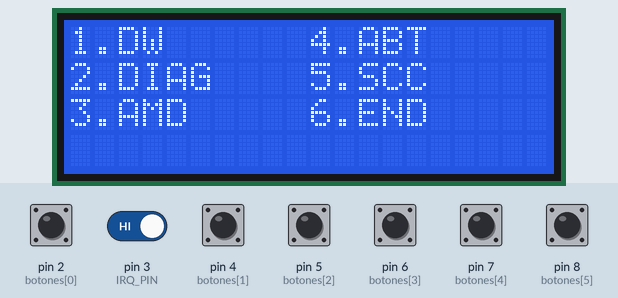
A sketch run on a simulated Arduino Uno, built with avr-gcc and run on an emulated ATmega328P. Parts: 20×4 character LCD. The test bench sets the inputs (shaded band); at power-on: pin 2 (botones[0]), pin 3 (IRQ_PIN), pin 4 (botones[1]), pin 5 (botones[2]), pin 6 (botones[3]), pin 7 (botones[4]), pin 8 (botones[5]) HIGH. No radio packets arrive unless stated; what the sketch prints to the serial monitor is not drawn.

Above: at 1.3 s.
1.4 s: pin 2 (botones[0]) pulled LOW for 0.15 s
At 2.6 s:
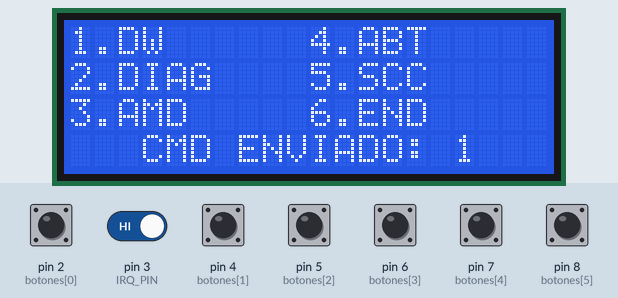
3.0 s: pin 5 (botones[2]) pulled LOW for 0.15 s
4.6 s: pin 7 (botones[4]) pulled LOW for 0.15 s
At 5.3 s:
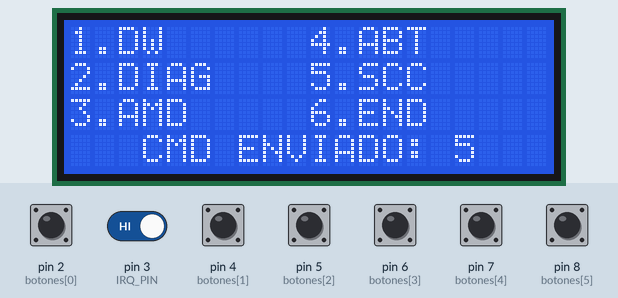
6.2 s: pin 4 (botones[1]) pulled LOW for 0.15 s
At 6.5 s:
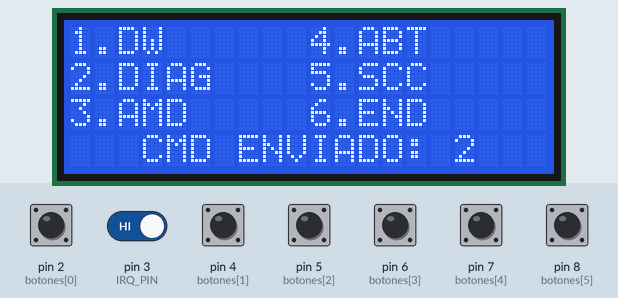
7.8 s: pin 6 (botones[3]) pulled LOW for 0.15 s
At 8.9 s:
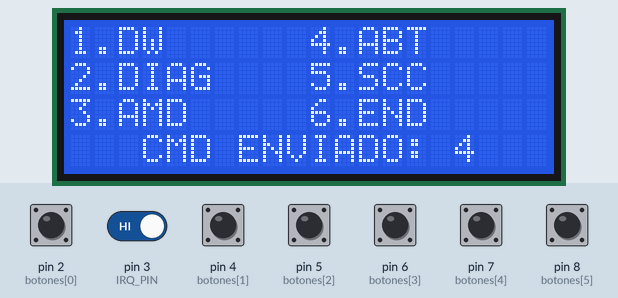
9.4 s: pin 8 (botones[5]) pulled LOW for 0.15 s
At 10.1 s:
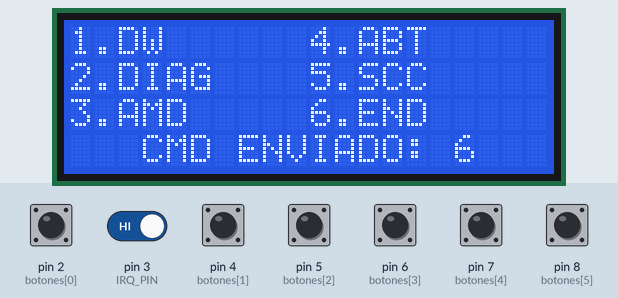
Timing chart, 0 to 12.0 s (numbered marks = the images above; inputs shaded):
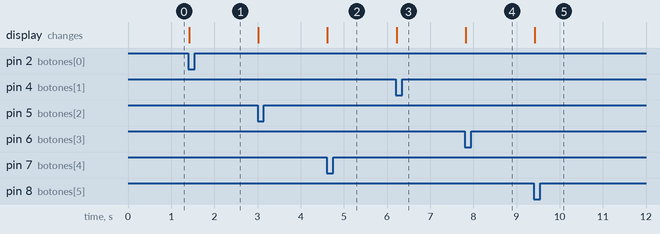

The sketch:

ControlStation.ino
```cpp
#include "RFController.h"

uint8_t payload[RF24_MAX_PAYLOAD_SIZE];
uint8_t payload_Size;
bool waitingForResponse = false; // Bandera para indicar si estamos esperando una respuesta
unsigned long responseTimeout = 0;  // Tiempo límite para la respuesta (en milisegundos)
const unsigned long RESPONSE_TIMEOUT_MS = 10000; // Por ejemplo, 10 segundos de timeout

// Configuración LCD (20x4)
LiquidCrystal_I2C lcd(0x27, 20, 4);  // Ajusta la dirección I2C si es necesario

// botones
const int botones[6] = {2, 4, 5, 6, 7, 8};
bool estadoAnterior[6] = {HIGH, HIGH, HIGH, HIGH, HIGH, HIGH};
int states[6];
bool flags[6]={false, false, false, false, false, false};

// --- Configuración Inicial ---
void setup() {
  Serial.begin(115200);
  while (!Serial);
  Serial.println(F("Control Station Initializing..."));

  while (!setupRF24(TRANSMITTER, RF24_PA_MAX, RF24_1MBPS)) {
    Serial.println(F("Retrying RF..."));
    delay(1000);
  }
  Serial.println(F("RF24 setup complete."));

  printCommandMenu(); // Vuelve a imprimir el menú

  // Configura los pines de los botones como entrada con resistencia pull-up interna
  for (int i = 0; i < 6; i++) {
    pinMode(botones[i], INPUT_PULLUP);
  }

  // Inicializar LCD
  lcd.init();
  lcd.backlight();
  lcd.clear();

  // Mostrar solo "Boton:" en la primera línea
  lcd.setCursor(0, 0);
  lcd.print("1.DW");
  lcd.setCursor(0, 1);
  lcd.print("2.DIAG");
  lcd.setCursor(0, 2);
  lcd.print("3.AMD");
  lcd.setCursor(10, 0);
  lcd.print("4.ABT");
  lcd.setCursor(10, 1);
  lcd.print("5.SCC");
  lcd.setCursor(10, 2);
  lcd.print("6.END");
}

void loop() {

  for (int i = 0; i < 6; i++) {
    int estado = digitalRead(botones[i]);

    if (estado == 0) {
      //estadoAnterior[i] = LOW;
      flags[i]=true;
      while(estado==0){
        if(flags[i]==true){
          //señal
          char mensaje[12];
          sprintf(mensaje, "BOTON_%d", i);

          Serial.print("Enviado: ");
          Serial.println(mensaje);

          sendCommand(i);  // <- Aquí envías el número del botón presionado

          // Muestra SOLO el número en la segunda línea
          lcd.setCursor(3, 3);
          lcd.print("CMD ENVIADO: ");
          lcd.setCursor(16, 3);
          lcd.print("    ");  // Limpia solo la línea del número
          lcd.setCursor(16, 3);
          lcd.print(i + 1);   // Muestra el número del botón (1-6)

        }
        estado=digitalRead(botones[i]);
        flags[i]=false;
      }

    }

    /*if (estado == HIGH) {
      estadoAnterior[i] = HIGH;
    }*/
  }

}

void sendCommand(int command) {
  CommandCode commandToSend;
  bool success = false;

  switch (command) {
    case 0:
      commandToSend = CMD_GOTO_DIAG_WAIT;
      break;
    case 1:
      commandToSend = CMD_REQUEST_DIAGNOSTICS;
      break;
    case 2:
      commandToSend = CMD_GOTO_ARMED;
      break;
    case 3:
      commandToSend = CMD_ABORT;
      break;
    case 4:
      commandToSend = CMD_SUCCESS;
      break;
    case 5:
      commandToSend = CMD_END;
      break;
    default:
      Serial.println(F("Invalid command. Please try again."));
      return;
  }

  success = sendRfCommand(commandToSend);

  if (success) {
    Serial.println(F("Command sent successfully. Waiting for response..."));
    waitingForResponse = true;           // Esperando una respuesta
    responseTimeout = millis();          // Guarda el tiempo en que se envió el comando
  } else {
    Serial.println(F("Failed to send command. Please try again."));
  }
}

void printCommandMenu() {
  Serial.println(F("--- Command Menu ---"));
  Serial.println(F("0: Go to DIAG WAIT"));
  Serial.println(F("1: Request DIAGNOSTICS"));
  Serial.println(F("2: Go to ARMED WAIT"));
  Serial.println(F("3: Abort"));
  Serial.println(F("4: End TestBank ACQ"));
  Serial.println(F("5: END"));
  Serial.print(F("Enter command number: "));
}
```

RFController.cpp
```cpp
#include "RFController.h"

// --- Definición de Variables Globales ---

// Define las direcciones concretas
const byte rf24_addresses[2][6] = {"TBdir", "TRdir"};


// Crea la instancia del objeto RF24
RF24 radio(CE_PIN, CSN_PIN);

// Define la bandera de interrupción
extern volatile bool rf24_data_available_flag = false;

// Define el buffer de recepción y su tamaño
extern uint8_t payload[RF24_MAX_PAYLOAD_SIZE];
extern uint8_t payload_size = 0;

// --- Implementación de Funciones ---

/**
 * @brief Inicializa el modulo RF con las configuraciones básicas.
 */
bool setupRF24(bool radioId, rf24_pa_dbm_e paLevel, rf24_datarate_e dataRate) {
    Serial.println(F("Initializing RF24..."));

    // 1. Inicializar Radio
    if (!radio.begin()) {
        Serial.println(F("RF24 hardware is not responding!!"));
        return false;
    }

    // 2. Configurar parámetros básicos
    radio.setChannel(RADIO_CHANNEL);
    radio.setPALevel(paLevel);
    radio.setDataRate(dataRate);
    radio.setAutoAck(true); // Asegurarse de que el AutoAck esté habilitado
    radio.setCRCLength(RF24_CRC_16); // Usar CRC de 16 bits para mayor fiabilidad

    // 3. Configurar reintentos (opcional pero recomendado)
    radio.setRetries(5, 15); // delay: 5*250us = 1250us, count: 15 reintentos

    // 4. Configurar Direcciones (Pipes)
    //    radioId = TESTBANK (0) -> Escribe a "TRdir", Lee en "TBdir"
    //    radioId = TRANSMITTER(1) -> Escribe a "TBdir", Lee en "TRdir"
    radio.openWritingPipe(rf24_addresses[!radioId]); // Dirección a la que se envía
    radio.openReadingPipe(1, rf24_addresses[radioId]); // Dirección propia para escuchar (usamos pipe 1)

    // ¡Importante! No establecer un tamaño de payload fijo con radio.setPayloadSize()
    // si quieres recibir payloads de tamaño variable. Habilitar payloads dinámicos.
    radio.enableDynamicPayloads();

    // 5. Configurar Interrupción (IRQ)
    pinMode(IRQ_PIN, INPUT_PULLUP); // Configurar pin de IRQ como entrada con pull-up
    attachInterrupt(digitalPinToInterrupt(IRQ_PIN), rf24InterruptHandler, FALLING); // Adjuntar ISR

    // Enmascarar interrupciones: Queremos que IRQ se active SOLO en RX_DR (Recepción de Datos Lista)
    // maskIRQ(TX_DS_IRQ, TX_FAIL_IRQ, RX_DR_IRQ) -> 1=ignorar, 0=activar
    radio.maskIRQ(1, 1, 0);

    // 6. Empezar escuchando (Estado por defecto)
    radio.startListening();

    Serial.println(F("RF24 Initialized. In Listening Mode."));
    Serial.print(F(" - Radio ID: ")); Serial.println(radioId);
    Serial.print(F(" - Writing to: ")); Serial.println((char*)rf24_addresses[!radioId]);
    Serial.print(F(" - Listening on: ")); Serial.println((char*)rf24_addresses[radioId]);
    Serial.print(F(" - Channel: ")); Serial.println(radio.getChannel());
    Serial.print(F(" - IRQ Pin: ")); Serial.println(IRQ_PIN);
    // radio.printDetails(); // Descomentar para debugging detallado

    return true;
}

/**
 * @brief Envía un payload de datos. Cambia a modo TX, envía y vuelve a modo RX.
 */
bool sendDataRF24(const void* data, uint8_t len) {
    // 1. Salir del modo escucha
    radio.stopListening();

    // 2. Enviar los datos. radio.write() devuelve true si se recibió ACK.
    bool report = radio.write(data, len);

    // 3. Volver al modo escucha inmediatamente después de enviar
    radio.startListening();

    // 4. Informar del resultado
    if (report) {
        //Serial.print(F("-> Send OK. Payload Size: ")); Serial.println(len);
    } else {
        Serial.println(F("-> Send Failed (No ACK)."));
        // *** Futura implementacion de lógica para reintentar o manejar el fallo. ***
    }
    return report;
}

/**
 * @brief Comprueba si hay datos nuevos disponibles (basado en la bandera de interrupción).
 */
bool isDataAvailable() {
    // Simplemente devuelve el estado de la bandera que se activa en la ISR
    return rf24_data_available_flag;
}

/**
 * @brief Lee los datos recibidos y los guarda en el buffer global payload.
 *        Reinicia la bandera de datos disponibles.
 */
uint8_t readDataSimpleRF24() {
    // Solo intentar leer si la bandera de la ISR está activa
    if (rf24_data_available_flag) {

        // Comprobar si realmente hay datos en el FIFO del radio
        if (radio.available()) {
            // Obtener el tamaño del payload dinámico que acaba de llegar
            uint8_t payloadSize = radio.getDynamicPayloadSize();

            // Comprobar si el tamaño es válido y cabe en nuestro buffer
            if (payloadSize > 0 && payloadSize <= RF24_MAX_PAYLOAD_SIZE) {
                // Leer el payload en el buffer global
                radio.read(&payload, payloadSize);
                // Guardar el tamaño leído en la variable global
                payload_size = payloadSize;

                // ¡Importante! Reiniciar la bandera AHORA que los datos han sido leídos
                rf24_data_available_flag = false;

                // Devolver el número de bytes leídos
                return payload_size;

            } else if (payloadSize > RF24_MAX_PAYLOAD_SIZE) {
                // El payload es demasiado grande para nuestro buffer!
                Serial.print(F("Error: Payload received ("));
                Serial.print(payloadSize);
                Serial.print(F(" bytes) larger than buffer ("));
                Serial.print(RF24_MAX_PAYLOAD_SIZE);
                Serial.println(F(" bytes). Flushing RX FIFO."));
                // Limpiar el FIFO para evitar problemas. Perdemos este paquete.
                radio.flush_rx();
                payload_size = 0; // Indicar que no hay datos válidos
                rf24_data_available_flag = false; // Reiniciar bandera
                return 0;
            } else {
                // getDynamicPayloadSize() devolvió 0 o un valor inválido.
                // Esto no debería pasar si radio.available() era true, pero por si acaso.
                Serial.println(F("Warning: radio.available() true but getDynamicPayloadSize() <= 0."));
                payload_size = 0;
                rf24_data_available_flag = false; // Reiniciar bandera
                return 0;
            }
        } else {
            // La bandera estaba activa, pero radio.available() es falso.
            // Esto podría pasar si la ISR se disparó pero los datos se leyeron muy rápido
            // o hubo algún problema. Solo reseteamos la bandera.
             Serial.println(F("Warning: ISR flag set, but no data available in FIFO now. Resetting flag."));
             rf24_data_available_flag = false;
             payload_size = 0;
             return 0;
        }

    } // Fin de if (rf24_data_available_flag)

    // Si la bandera no estaba activa, no hay nada que hacer
    return 0;
}

/**
 * @brief Función de manejo de interrupción para el pin IRQ del nRF24L01+.
 *        ¡NO LLAMAR DIRECTAMENTE! Se configura con attachInterrupt.
 *        Esta función debe ser lo más RÁPIDA posible.
 */
void rf24InterruptHandler() {
    // Variables para almacenar el estado leído del radio
    bool tx_ok, tx_fail, rx_ready;

    // radio.whatHappened() lee el registro STATUS del nRF24,
    // determina qué causó la interrupción (TX ok, TX fail, RX ready)
    // y ¡MUY IMPORTANTE! limpia (resetea) las banderas de interrupción en el chip.
    radio.whatHappened(tx_ok, tx_fail, rx_ready);

    // Como hemos enmascarado las interrupciones de TX_OK y TX_FAIL en setupRF24,
    // teóricamente solo deberíamos recibir interrupciones por RX_READY.
    // Pero comprobamos por si acaso.
    if (rx_ready) {
        // Hay datos nuevos esperando en el FIFO de recepción.
        // Activamos nuestra bandera global para que el loop principal sepa que hay que leer.
        // NO leemos los datos aquí dentro de la ISR.
        rf24_data_available_flag = true;

        // Opcional: Se puede añadir un contador aquí para depurar cuántas veces se llama la ISR
        // static volatile uint32_t isr_count = 0;
        // isr_count++;
    }

    // Si por alguna razón se activara una interrupción de TX (aunque estén enmascaradas),
    // whatHappened() ya las habría limpiado. No necesitamos hacer nada más aquí para TX.
    // Evitar poner Serial.print() u otras operaciones lentas dentro de una ISR.
}

/** @brief Envía una lectura del ADC. */
bool sendAdcData(int16_t adcValue) {
  uint8_t payload[1 + 1 + sizeof(int16_t)]; // Tipo + Subtipo + Datos
  payload[0] = MSG_TYPE_DATA_REPORT;
  payload[1] = DATA_SUBTYPE_ADC_VALUE;
  memcpy(&payload[2], &adcValue, sizeof(int16_t)); // Copia los bytes del int16
  Serial.print(F("Data Report: ADC=")); Serial.println(adcValue);
  return sendDataRF24(payload, sizeof(payload));
}

/** @brief Envía el estado de la SD (simplificado). */
bool sendSdStatus(uint8_t sdStatusCode) {
  uint8_t payload[3]; // Tipo + Subtipo + Status
  payload[0] = MSG_TYPE_DATA_REPORT;
  payload[1] = DATA_SUBTYPE_SD_STATUS;
  payload[2] = sdStatusCode; // 0=OK, 1=Error, etc.
  Serial.print(F("Data Report: SD Status=")); Serial.println(sdStatusCode);
  return sendDataRF24(payload, sizeof(payload));
}

/** @brief Envía el resultado del diagnóstico general. */
bool sendDiagResult(bool pass) {
    uint8_t payload[3]; // Tipo + Subtipo + Resultado
    payload[0] = MSG_TYPE_DATA_REPORT;
    payload[1] = DATA_SUBTYPE_DIAG_RESULT;
    payload[2] = (pass ? 1 : 0);
    Serial.print(F("Data Report: Diag Result=")); Serial.println(pass ? "PASS" : "FAIL");
    return sendDataRF24(payload, sizeof(payload));
}


/** @brief Envía un comando específico. */
bool sendRfCommand(CommandCode command) {
  uint8_t payload[2];
  payload[0] = MSG_TYPE_COMMAND;
  payload[1] = command;
  Serial.print(F("Command: ")); Serial.println(command, HEX);
  return sendDataRF24(payload, sizeof(payload));
}

/** @brief Envía el estado actual de la FSM. */
bool sendStateUpdate(FsmState currentState) {
  uint8_t payload[2];
  payload[0] = MSG_TYPE_STATE_UPDATE;
  payload[1] = currentState; // El valor numérico del estado
  Serial.print(F("State Update: FSM State=")); Serial.println(currentState);
  return sendDataRF24(payload, sizeof(payload));
}

void processReceivedMessage(uint8_t* payload, uint8_t len) {
  if (len == 0 || payload == nullptr) {
    Serial.println(F("RF RX: Intento de procesar mensaje vacío/nulo."));
    return;
  }

  MessageType msgType = (MessageType)payload[0];
  Serial.print(F("RF RX: Msg Type=0x")); Serial.print(msgType, HEX);
  Serial.print(F(" Len=")); Serial.println(len);

  switch (msgType) {
    case MSG_TYPE_STATE_UPDATE:
      if (len == 2) {
        FsmState receivedState = (FsmState)payload[1];
        Serial.print(F("  State Update Received: ")); Serial.println(receivedState);
        // Actualizar alguna variable local que rastree el estado del otro dispositivo
        // displayRemoteState(receivedState); // Función ficticia
      } else {
        Serial.println(F("  Error: Tamaño incorrecto para State Update."));
      }
      break;

    case MSG_TYPE_DATA_REPORT:
      if (len >= 2) { // Necesita al menos Tipo + Subtipo
        DataSubtype subType = (DataSubtype)payload[1];
        Serial.print(F("  Data Report Received. Subtype=0x")); Serial.println(subType, HEX);
        switch (subType) {
          case DATA_SUBTYPE_ADC_VALUE:
            if (len == (1 + 1 + sizeof(int16_t))) { // Tipo+Subtipo+int16
              int16_t adcValue;
              memcpy(&adcValue, &payload[2], sizeof(int16_t));
              Serial.print(F("    ADC Value: ")); Serial.println(adcValue);
              // Usa el valor ADC recibido
            } else {
               Serial.println(F("    Error: Tamaño incorrecto para ADC Value."));
            }
            break;
          case DATA_SUBTYPE_SD_STATUS:
             if (len == 3) { // Tipo+Subtipo+Status(1 byte)
                uint8_t sdStatus = payload[2];
                Serial.print(F("    SD Status Code: ")); Serial.println(sdStatus);
                // Interpreta el código de estado SD
             } else {
                Serial.println(F("    Error: Tamaño incorrecto para SD Status."));
             }
             break;
           case DATA_SUBTYPE_DIAG_RESULT:
             if (len == 3) { // Tipo+Subtipo+Resultado(1 byte)
                bool diagPassed = (payload[2] == 1);
                Serial.print(F("    Diag Result: ")); Serial.println(diagPassed ? "PASS" : "FAIL");
                // Actúa según el resultado del diagnóstico remoto
             } else {
                Serial.println(F("    Error: Tamaño incorrecto para Diag Result."));
             }
             break;
          // Añade cases para otros DATA_SUBTYPE
          default:
            Serial.println(F("    Error: Subtipo de datos desconocido."));
            break;
        }
      } else {
         Serial.println(F("  Error: Tamaño insuficiente para Data Report."));
      }
      break;

    case MSG_TYPE_COMMAND:
      if (len == 2) {
        CommandCode receivedCommand = (CommandCode)payload[1];
        Serial.print(F("  Command Received: 0x")); Serial.println(receivedCommand, HEX);
        // Actuar según el comando recibido
        switch(receivedCommand) {
            case CMD_GOTO_ARMED:
                Serial.println(F("    Executing: Go to Armed Wait"));
                // Llama a la función que cambia el estado local si es aplicable
                // transitionToState(STATE_ARMED_WAIT); // Función ficticia
                break;
            case CMD_ABORT:
                Serial.println(F("    Executing: Abort to Ignition Wait"));
                // transitionToState(STATE_IGNITION_WAIT); // Función ficticia
                break;
            case CMD_REQUEST_DIAGNOSTICS:
                 Serial.println(F("    Executing: Run Diagnostics on Request"));
                 // bool diagRes = performDiagnostics(); // Ejecuta diag localmente
                 // sendDiagResult(diagRes); // Envía el resultado de vuelta
                 break;
            // Añade cases para otros CommandCode
            default:
                 Serial.println(F("    Warning: Comando desconocido recibido."));
                 break;
        }
      } else {
        Serial.println(F("  Error: Tamaño incorrecto para Command."));
      }
      break;

    default:
      Serial.println(F("  Error: Tipo de mensaje desconocido o inválido."));
      // Podrías imprimir los bytes recibidos en HEX para depurar
      Serial.print(F("    Raw Payload (HEX): "));
      for(int i=0; i<len; i++){
          if(payload[i] < 0x10) Serial.print("0");
          Serial.print(payload[i], HEX);
          Serial.print(" ");
      }
      Serial.println();
      break;
  }
}
```

Source omitted: RFController.h (5300 bytes)

Measured:
- after the input at 1.4 s, the display: changes at once (image 1)
- after the input at 4.6 s, the display: changes at once (image 2)
- after the input at 6.2 s, the display: changes at once (image 3)
- after the input at 7.8 s, the display: changes at once (image 4)
- after the input at 9.4 s, the display: changes at once (image 5)
